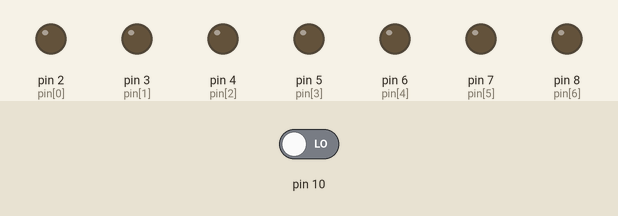
The sketch below on a simulated Arduino Uno, built with avr-gcc and run on an emulated ATmega328P. Shown: output pins drawn as LEDs (lit = HIGH). The inputs (shaded band) are chosen by the test bench; at power-on: pin 10 LOW. Random numbers use the default seed unless the sketch sets one.

Above: at 1.2 s.
1.3 s: pin 10 driven HIGH
At 7.4 s:
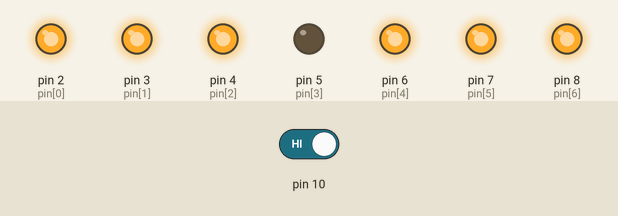
At 8.7 s:
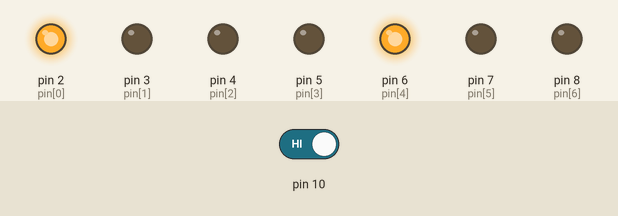
Timing chart, 0 to 10.3 s (numbered marks = the images above; inputs shaded):
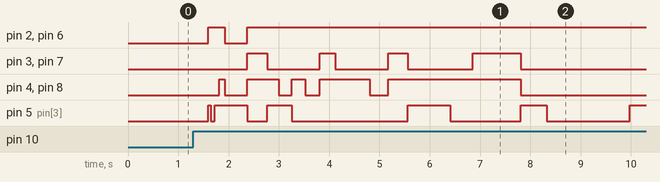

Measured:
- after the input at 1.3 s, pin 2 (pin[0]): LOW → HIGH after 0.30 s, → LOW 0.32 s later, → HIGH 0.45 s later; pin 3 (pin[1]): LOW → HIGH after 1.1 s, → LOW 0.40 s later, → HIGH 1.0 s later, → LOW 0.31 s later, … (8 changes in this stretch)

The sketch:

003.ino
```cpp
int stato = 0;
int pin[7] = {2,3,4,5,6,7,8};
int face[7][7] = {
  {0,0,0,0,0,0,0},
  {0,0,0,1,0,0,0},
  {1,0,0,0,1,0,0},
  {1,0,0,1,1,0,0},
  {1,0,1,0,1,0,1},
  {1,0,1,1,1,0,1},
  {1,1,1,0,1,1,1}
};

void setup() {
  randomSeed(analogRead(A0));
  Serial.begin(9600);
  for (int i = 0; i < 7; i++) {
    pinMode(pin[i], OUTPUT);
  }
  pinMode(10, INPUT);
}
void loop() {
  switch (stato) {
  case 0:
    waitToStart();
    break;
  case 1:
    roll();
    break;
  case 2:
    display();
    break;
  }
}
void waitToStart() {
  if (digitalRead(10)) {
    stato = 1;
    delay(300);
  }
}

void roll() {
  int time = 50;
  for (int i = 0; i < 50; i++) {
    number(random(1, 7));
    delay(time);
    time = time + 20;
  }
  stato = 2;
}
void display() {
  //estraggo un numero a caso
  number(random(1, 7));
  stato = 0;
}
void number(int n) {
  for (int i = 0; i < 7; i++) {
    digitalWrite(pin[i], face[n][i]);
  }
}
```
